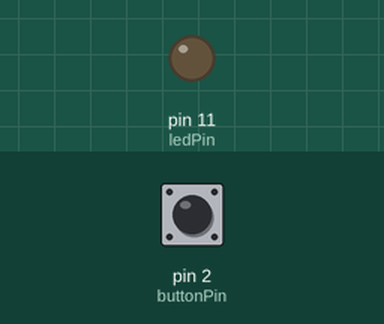
A sketch run on a simulated Arduino Uno, built with avr-gcc and run on an emulated ATmega328P. Shown: output pins drawn as LEDs (lit = HIGH). The inputs (shaded band) are chosen by the test bench; at power-on: pin 2 (buttonPin) HIGH.

Above: at 1.2 s.
1.3 s: pin 2 (buttonPin) pulled LOW for 0.15 s
At 1.37 s:
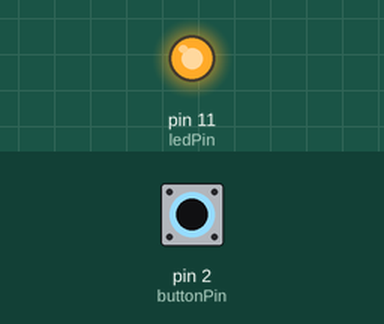
2.9 s: pin 2 (buttonPin) pulled LOW for 3.2 s
At 7.3 s:
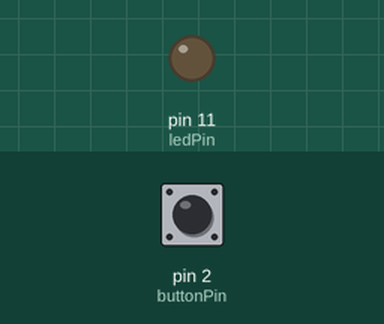
Timing chart, 0 to 8.8 s (numbered marks = the images above; inputs shaded):
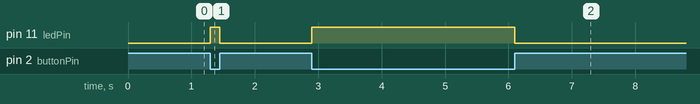

Measured:
- after the input at 1.3 s, pin 11 (ledPin): LOW → HIGH at once, → LOW 0.15 s later
- after the input at 2.9 s, pin 11 (ledPin): LOW → HIGH at once, → LOW 3.2 s later

The sketch:

Task1-2.ino.ino
```cpp
const int buttonPin = 2;
const int ledPin = 11;
int buttonState = 1;
void setup() {
pinMode(ledPin, OUTPUT);
pinMode(buttonPin, INPUT);
}
void loop() {
buttonState = digitalRead(buttonPin);
if (buttonState == 0) {
digitalWrite(ledPin, HIGH);
} else {
digitalWrite(ledPin, LOW);
}
}
```
